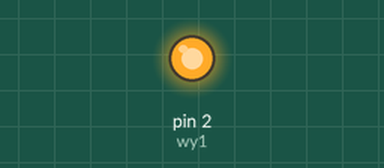
The sketch below on a simulated Arduino Uno, built with avr-gcc and run on an emulated ATmega328P. Parts: output pins drawn as LEDs (lit = HIGH).

Above: at 0.05 s.
Timing chart, 0 to 3.0 s (numbered marks = the images above):
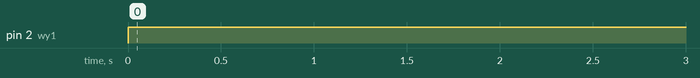

The sketch:

servo.ino
```cpp
int wy1=2;

void setup() {
  pinMode(wy1, OUTPUT);

  // put your setup code here, to run once:

}

void loop() {
  digitalWrite(wy1, HIGH);
  delay(1000);
  digitalWrite(wy1, LOW);
  // put your main code here, to run repeatedly:

}
```

Measured:
- by itself, pin 2 (wy1): LOW → HIGH at 0.00 s
